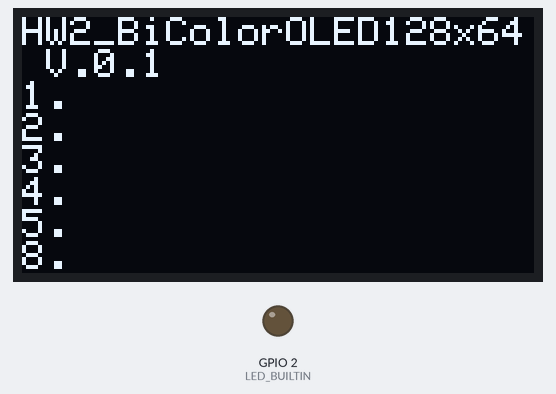
Bench run of a sketch on a simulated ESP32-S2. Shown: 128×64 one-colour display, output pins drawn as LEDs (lit = HIGH). What the sketch prints to the serial monitor is not drawn.

Above: at 0.31 s.
At 9.91 s:
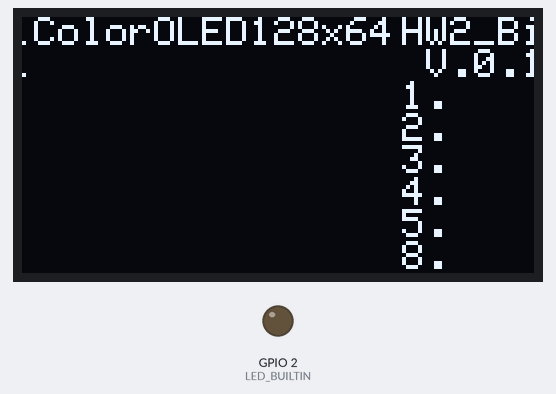
At 18.91 s:
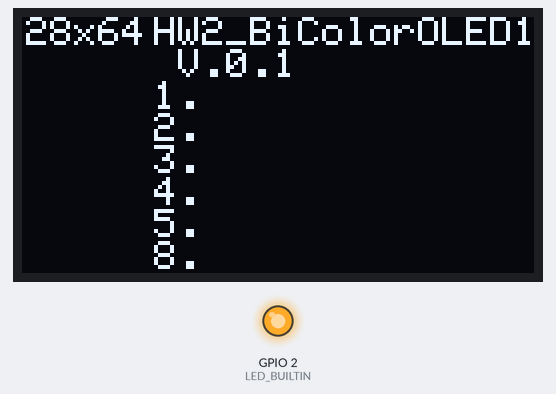
At 38.2 s:
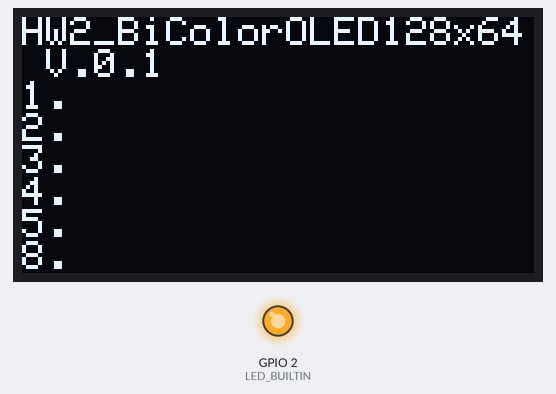
Timing chart, 0 to 39.7 s (numbered marks = the images above):
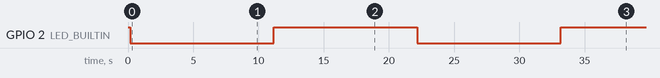

Measured:
- by itself, GPIO 2 (LED_BUILTIN): alternates HIGH for 11.0 s and LOW for 11.0 s
- what the display in image 1 shows lasts 0.5 s, from 9.7 s to 10.2 s

The sketch:

HW2_BiColorOLED128x64.ino
```cpp
#define PROG_NAME "HW2_BiColorOLED128x64"
#define VERSION " V.0.1 "
//#define MODEL_NAME "Model: BUTTON"
#define MODEL_NAME "HW2_BiColorOLED128x64"  //Hardware is Homework2 with OLED.
#define DEVICE_UNDER_TEST "SN: 00001"
#define LICENSE "GNU Affero General Public License, version 3 "
//#define ORIGIN "LB"

#define BAUDRATE 115200  //Serial port UART0

/* Scrolling Text demo from: https://randomnerdtutorials.com/guide-for-oled-display-with-arduino/
Modified by Forrest Lee Erickson
Date: 20250518

Hardware is Homework2 which is ESP32 S2
Bicolor I2C (CLK=??, SDA=?? ), OLED
*/

#include <Wire.h>
#include <Adafruit_GFX.h>
#include <Adafruit_SSD1306.h>

#define SCREEN_WIDTH 128  // OLED display width, in pixels
#define SCREEN_HEIGHT 64  // OLED display height, in pixels

// Declaration for an SSD1306 display connected to I2C (SDA, SCL pins)
Adafruit_SSD1306 display(SCREEN_WIDTH, SCREEN_HEIGHT, &Wire, -1);

void splashserial() {
  Serial.println(F("==================================="));
  Serial.println(PROG_NAME);
  Serial.println(VERSION);
  Serial.println(MODEL_NAME);
  Serial.println(DEVICE_UNDER_TEST);
  Serial.print(F("Compiled at: "));
  Serial.println(F(__DATE__ " " __TIME__));
  Serial.println(LICENSE);
  Serial.println(F("==================================="));
  Serial.println();
}

#define LED_BUILTIN 2  //The ESP kit
bool SSD1306_allocated = false;
//Functions
//Wink the LED
void wink(void) {
  //  const int LED_BUILTIN = 2;  // ESP32 Kit//const int LED_BUILTIN = 13;    //Not really needed for Arduino UNO it is defined in library
  pinMode(LED_BUILTIN, OUTPUT);
  const int HIGH_TIME_LED = 1400;
  const int LOW_TIME_LED = 500;
  static unsigned long lastLEDtime = 0;
  static unsigned long nextLEDchange = 500;  //time in ms.
  if (((millis() - lastLEDtime) > nextLEDchange) || (millis() < lastLEDtime)) {
    if (digitalRead(LED_BUILTIN) == LOW) {
      digitalWrite(LED_BUILTIN, HIGH);  // turn the LED on (HIGH is the voltage level)
      nextLEDchange = HIGH_TIME_LED;
    } else {
      digitalWrite(LED_BUILTIN, LOW);  // turn the LED on (HIGH is the voltage level)
      nextLEDchange = LOW_TIME_LED;
    }
    lastLEDtime = millis();
  }
}  //end LED wink

void splashOLED() {
  //Display splash screen
  if (true == SSD1306_allocated) {
    int16_t rowHeight = 8;  // Just a guess
    int16_t rowPosition = 0;
    //    delay(2000);
    //Display in top of BiColor Display
    display.clearDisplay();
    display.setTextSize(1);
    display.setTextColor(WHITE);
    display.setCursor(0, rowPosition);
    display.println(PROG_NAME);
    rowPosition += rowHeight;
    display.setCursor(0, rowPosition);
    display.println(VERSION);
    //Display in bottom of BiColor Display
    rowPosition += rowHeight;
    display.setCursor(0, rowPosition);
    display.println("1. ");
    rowPosition += rowHeight;
    display.setCursor(0, rowPosition);
    display.println("2. ");
    rowPosition += rowHeight;
    display.setCursor(0, rowPosition);
    display.println("3. ");
    rowPosition += rowHeight;
    display.setCursor(0, rowPosition);
    display.println("4. ");
    rowPosition += rowHeight;
    display.setCursor(0, rowPosition);
    display.println("5. ");
    rowPosition += rowHeight;
    display.setCursor(0, rowPosition);
    display.println("8. ");

    display.display();
    delay(100);
  }
}  // end splashOLED

//end of functions

void setup() {
  pinMode(LED_BUILTIN, OUTPUT);
  digitalWrite(LED_BUILTIN, HIGH);
  Serial.begin(BAUDRATE);
  while (!Serial) {
    ;  // wait for serial port to connect. Needed for native USB
  }
  splashserial();

  //Init display
  if (!display.begin(SSD1306_SWITCHCAPVCC, 0x3C)) {  // Address 0x3D for 128x64
    Serial.println(F("SSD1306 allocation failed"));
    SSD1306_allocated = false;
  } else {
    SSD1306_allocated = true;
  }
  splashOLED();

  digitalWrite(LED_BUILTIN, LOW);
}  // end splash()

//bool is_Scroll = false;
bool is_Scroll = true;

void loop() {
  wink();
  if (true == is_Scroll) {
    // Scroll in various directions, pausing in-between:
    display.startscrollright(0x00, 0x0F);
    delay(2000);
    display.stopscroll();
    delay(1000);
    display.startscrollleft(0x00, 0x0F);
    delay(2000);
    display.stopscroll();
    delay(1000);
    display.startscrolldiagright(0x00, 0x07);
    delay(2000);
    display.startscrolldiagleft(0x00, 0x07);
    delay(2000);
    display.stopscroll();
    delay(1000);
  }
}
```
